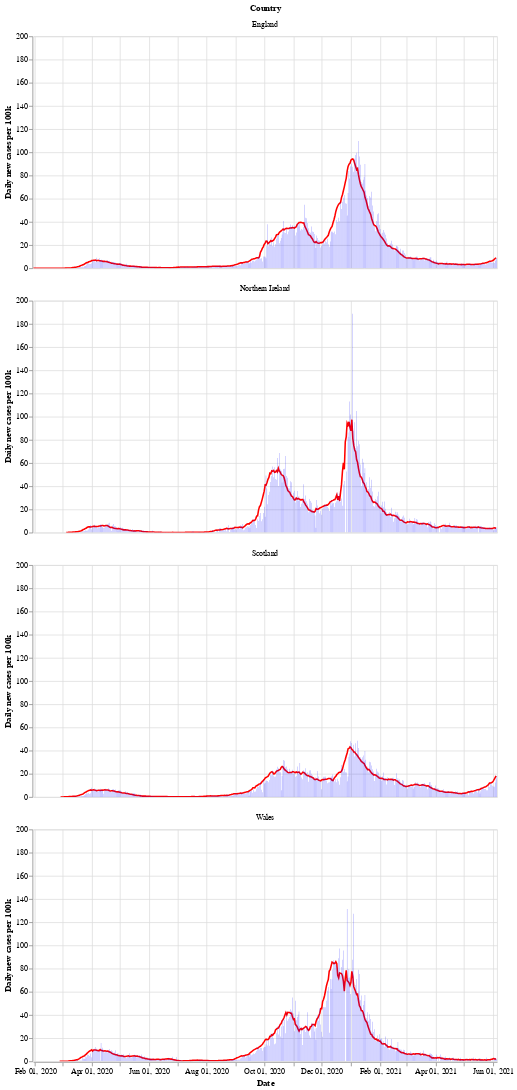

The cell this chart's notebook holds for it:
### Markdown cell above
Next is a bar chart of the number of new cases in each country (per 100k population), with the 7 day moving average of cases. Again we see that Wales saw a longer period of raising and falling cases compared to the other countries.

After a period of cases falling, each nation is now seeing a rise in the number of cases - especially in Wales.

### Code cell
# collapse
bars = alt.Chart(uk_cases).mark_bar().encode(
    x=alt.X("yearmonthdate(date):T", axis=alt.Axis(title='Date')),
    y=alt.Y("newCasesRate:Q", axis=alt.Axis(title='Daily new cases per 100k')),
    tooltip='newCasesRate',
    color=alt.condition(
        alt.datum.dailyChange > 0,
        alt.value("orange"),  # The positive color
        alt.value("blue")  # The negative color
    )
).properties(title='New cases per 100k population with rolling 7 day average', width=600).interactive()
line = alt.Chart(uk_cases).mark_line(
    color='red',
    size=2,
).transform_window(
    rolling_mean='mean(newCasesRate)',
    frame=[0, 7],
    groupby=['areaName']
).encode(
    x='yearmonthdate(date):T',
    y='rolling_mean:Q'
)
alt.layer(line, bars, data=uk_cases).facet(alt.Row('areaName', title='Country'), columns=1)

### Figure 1 — Vega-Lite specification as saved in the notebook (floating-point values rounded to 4 significant figures; data arrays with more than 128 entries replaced by an {"elided": "..."} marker saying what was removed)
{"config": {"view": {"continuousWidth": 400, "continuousHeight": 300}}, "data": {"name": "data-dc54f8644f99cbefe1cc26ec8af50a6b"}, "facet": {"type": "nominal", "field": "areaName", "title": "Country"}, "spec": {"layer": [{"mark": {"type": "line", "color": "red", "size": 2}, "encoding": {"x": {"type": "temporal", "field": "date", "timeUnit": "yearmonthdate"}, "y": {"type": "quantitative", "field": "rolling_mean"}}, "transform": [{"window": [{"op": "mean", "field": "newCasesRate", "as": "rolling_mean"}], "frame": [0, 7], "groupby": ["areaName"]}]}, {"mark": "bar", "encoding": {"color": {"condition": {"value": "orange", "test": "(datum.dailyChange > 0)"}, "value": "blue"}, "tooltip": {"type": "quantitative", "field": "newCasesRate"}, "x": {"type": "temporal", "axis": {"title": "Date"}, "field": "date", "timeUnit": "yearmonthdate"}, "y": {"type": "quantitative", "axis": {"title": "Daily new cases per 100k"}, "field": "newCasesRate"}}, "selection": {"selector002": {"type": "interval", "bind": "scales", "encodings": ["x", "y"]}}, "title": "New cases per 100k population with rolling 7 day average", "width": 600}]}, "columns": 1, "$schema": "https://vega.github.io/schema/vega-lite/v4.8.1.json", "datasets": {"data-dc54f8644f99cbefe1cc26ec8af50a6b": {"elided": "1876 records"}}}
